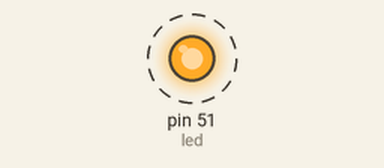
Simulated run of this sketch. Board: Arduino Mega 2560, built with avr-gcc and run on an emulated ATmega2560. On the bench: output pins drawn as LEDs (lit = HIGH). Dashed ring = blinking.

Above: at 0.5 s.
Timing chart, 0 to 4.6 s (numbered marks = the images above):
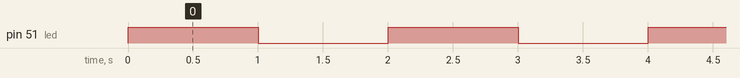

The sketch:

Exemplo_1LedPiscando.ino
```cpp
/*
 Pisca LED
Faz o led acender e apagar em intervalos de 1 segundo
*/// O pino 53 tem um led conectado (é usado um resistor de 200 Ohms para limitar a corrente)
int led= 51;
void setup() {
  // put your setup code here, to run once:
 pinMode(led, OUTPUT);
}

void loop() {
  digitalWrite(led, HIGH); // Coloca o pino 53 em nível lógico alto e acende o led
 delay(1000); // Pausa a excução do programa em 1 segundo ( 1000 ms )
 digitalWrite(led, LOW); // Coloca o pino 53 em nível lógico baixo e apaga o led
 delay(1000); // Pausa a excução do programa em 1 segundo ( 1000 ms )

}
```

Measured:
- by itself, pin 51 (led): alternates HIGH for 1.0 s and LOW for 1.0 s
